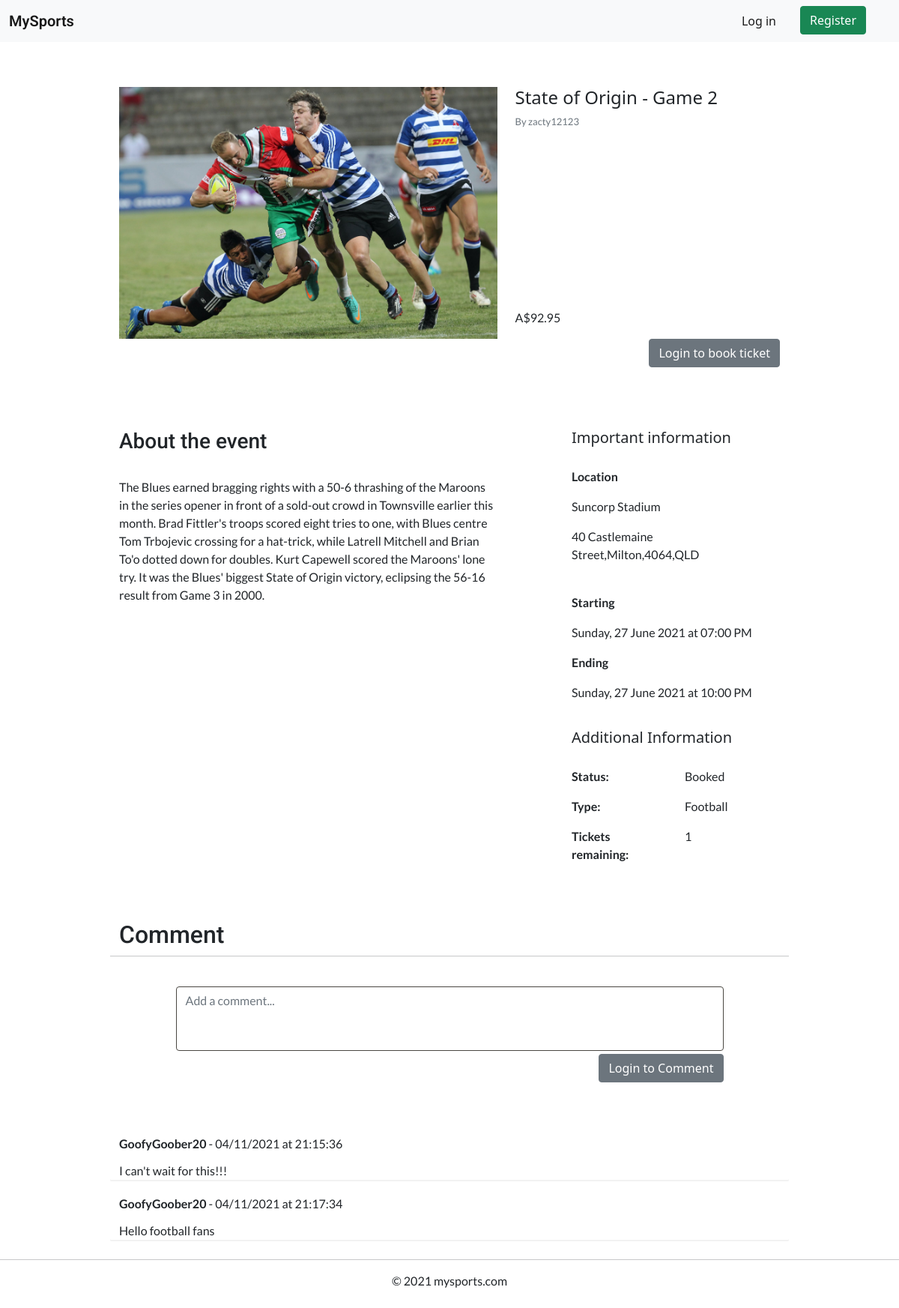
/view-details/2, run on the app's committed database.
### website/models.py (models this page shows, shortened)
class Event(db.Model):
    __tablename__ = 'events'
    event_id = db.Column(db.Integer, primary_key=True, autoincrement=True)
    title = db.Column(db.String(80))
    description = db.Column(db.String(2000))
    sport = db.Column(db.String(20))
    image = db.Column(db.String(100))
    venue = db.Column(db.String(50))
    address = db.Column(db.String(150))
    start_time = db.Column(db.DateTime())
    end_time = db.Column(db.DateTime())
    status = db.Column(db.String(15))
    tickets_total = db.Column(db.Integer())
    price = db.Column(db.Float())
    user_id = db.Column(db.Integer(), db.ForeignKey('users.user_id'))
    orders = db.relationship('Order')
    comments = db.relationship('Comment')
    @property
    def is_owner(self) -> bool:
        return (self.user == current_user)
    @property
    def user(self) -> User:
        return User.query.filter_by(user_id=self.user_id).first()
    @property
    def tickets_sold(self) -> int:
        tickets_sold = 0
        for order in self.orders:
            tickets_sold += order.ticket_quantity
        return tickets_sold
    @property
    def tickets_remaining(self) -> int:
        return self.tickets_total - self.tickets_sold
    def formatted_time(self, time:datetime):
        return '{}, {} {} {} at {}'.format(get_day(time.weekday()),
                                                time.day,
                                                get_month(time.month - 1),
                                                time.year,
                                                time.strftime("%I:%M %p"))

class User(db.Model, UserMixin):
    __tablename__='users' # good practice to specify table name
    user_id = db.Column(db.Integer, primary_key=True, autoincrement=True)
    username = db.Column(db.String(20), index=True, unique=True)
    email = db.Column(db.String(100), index=True, unique=True)
    contact_number = db.Column(db.Integer, unique=True, index=True)
    address = db.Column(db.String(100), index=True, unique=True)
    password_hash = db.Column(db.String(255), nullable=False)
    comments = db.relationship('Comment')
    events = db.relationship('Event')
    orders = db.relationship('Order')

class Order(db.Model):
    __tablename__ = 'orders'
    order_id = db.Column(db.Integer, primary_key=True, autoincrement=True)
    ticket_quantity = db.Column(db.Integer(), default=0)
    order_date = db.Column(db.DateTime())
    total_cost = db.Column(db.Float())
    user_id = db.Column(db.Integer, db.ForeignKey('users.user_id'))
    event_id = db.Column(db.Integer, db.ForeignKey('events.event_id'))
    @property
    def total_cost(self) -> float:
        return self.ticket_quantity * self.event.price

class Comment(db.Model):
    __tablename__ = 'comments'
    comment_id = db.Column(db.Integer, primary_key=True, autoincrement=True)
    text = db.Column(db.String(400))
    date_of_creation = db.Column(db.DateTime)
    user_id = db.Column(db.Integer, db.ForeignKey('users.user_id'))
    event_id = db.Column(db.Integer, db.ForeignKey('events.event_id'))
    @property
    def user(self) -> User:
        return User.query.filter_by(user_id=self.user_id).first()

### website/views.py (the view, shortened to what this page needs)
@bp.route('/view-details/<event_id>', methods=['GET', 'POST'])
def view_details(event_id):
    event:Event = Event.query.filter_by(event_id=event_id).first()
    if event is None:
        abort(404)
    set_current_event(event)
    cform = CommentForm()
    oform = OrderForm()
    oform.event_id = event_id
    return render_template('view_details.html', event=event, oform=oform, cform=cform)

### website/forms.py (shortened to what this page needs)
class CommentForm(FlaskForm):
    text = TextAreaField(label='', validators=[InputRequired(), Length(min=1, max=400)])

class OrderForm(FlaskForm):
    ticket_quantity = IntegerField(label='', validators=[InputRequired(), NumberRange(min=1)])

### website/misc.py (called while the page is built)
def set_current_event(event:Event):
    session['current_event'] = event.event_id

### website/models.py (called while the page is built)
def get_day(day:int):
    return days_of_week[day]

def get_month(month:int):
    return months[month]

### website/templates/view_details.html (shortened to what this page needs)
{% extends "base.html" %}
{% import "bootstrap/wtf.html" as wtf %}
{% block content %}
<div class="div-3"></div>
<div class="container-fluid">
  <div class="col-11 col-sm-9 mx-auto">
    <div class="row">
      <div class="col-lg-7">
        <img class="image-centered" src="{{ url_for('.download', filename=event.image) }}">
      </div>
      <div class="col-lg-5 d-flex flex-column">
        <h4>{{ event.title }}</h4>
        <p class="mylead text-muted">By {{ event.user.username }}</p>
        <div class="div-6"></div>
        <p class="mt-auto me-2">A${{ event.price }}</p>
      </div>
    </div>
    {% if not event.is_owner %}
    {% if event.status == 'booked' or event.status == 'cancelled' %}
    <p>Cannot book, event is booked or cancelled</p>
    {% elif current_user.is_authenticated %}
    <button class="btn btn-success float-right" type="button" data-bs-toggle="modal" data-bs-target="#ticketmodal">Book
      ticket</button>
    {% else %}
    <a href="{{ url_for('auth.login', next=url_for(request.endpoint, **request.view_args)) }}"
      class="btn btn-secondary float-right" id="order-button">Login to book ticket</a>
    {% endif %}
    {% endif %}
    <div class="div-6"></div>
    <div class="row">
      <div class="col-md-7">
        <h3 class="mytitle centered">About the event</h3>
        <p style="white-space: pre-line; overflow-wrap: break-word;">
          {{ event.description }}
        </p>
      </div>
      <div class="col-md-1"></div>
      <div class="col-md-4">
        <h5>Important information</h5>
        <div class="div-1"></div>
        <p><strong>Location</strong></p>
        <p style="overflow-wrap: break-word;">{{ event.venue }}</p>
        <p style="overflow-wrap: break-word;">{{ event.address }}</p>
        <br>
        <p><strong>Starting</strong></p>
        <p>{{ event.formatted_time(event.start_time) }}</p>
        <p><strong>Ending</strong></p>
        <p>{{ event.formatted_time(event.end_time) }}</p>
        <div class="div-1"></div>
        <h5>Additional Information</h5>
        <div class="div-1"></div>
        <div class="row">
          <div class="col">
            <p><strong>Status:</strong></p>
          </div>
          <div class="col">
            <p>{{ event.status }}</p>
          </div>
        </div>
        <div class="row">
          <div class="col">
            <p><strong>Type:</strong></p>
          </div>
          <div class="col">
            <p>{{ event.sport }}</p>
          </div>
        </div>
        <div class="row">
          <div class="col">
            <p><strong>Tickets remaining:</strong></p>
          </div>
          <div class="col">
            <p>{{ event.tickets_remaining }}</p>
          </div>
        </div>
      </div>
      <div class="div-3"></div>
      <h2 class="mytitle">Comment</h2>
      <hr>
      <div class="col-10 mx-auto">
        <div class="form-group">
          <form action="" method="post">
            {{ wtf.form_field(cform.text, class='form-control', style='resize: none', rows='3',
            placeholder='Add a comment...')}}
            {% if current_user.is_authenticated %}
            <button type="submit" class="btn btn-primary float-right mt-1" type="submit">Post</button>
            {% else %}
            <a href="{{ url_for('auth.login', next=url_for(request.endpoint, **request.view_args)) }}"
              class="btn btn-secondary float-right mt-1">Login to Comment</a>
            {% endif %}
          </form>
        </div>
      </div>
      <div class="div-3"></div>
      {% for comment in event.comments %}
      <div class="comment-container">
        <div class="comment-header">
          <p><strong>{{ comment.user.username }}</strong> - {{ comment.date_of_creation.strftime("%d/%m/%Y at %H:%M:%S")
            }}</p>
        </div>
        <p class="comment-text">{{ comment.text }}</p>
      </div>
      {% endfor %}
    </div>
  </div>
  {% endblock %}

### website/static/css/style.css (style rules this page uses)
.mytitle { font-family: 'Roboto', sans-serif; }
.mylead { font-family: 'Lato', sans-serif; font-size: small; }
.div-1 { padding: 10px; }
.div-3 { padding: 30px; }
.div-6 { padding: 60px; }
p { font-family: 'Lato', sans-serif; }
.form-control, .form-select { border-color: #4a4742 !important; font-family: 'Lato', sans-serif; }
body, html { height: 100%; }
.image-centered { display: block; margin-left: auto; margin-right: auto; width: 100%; }
div.comment-container p { margin-bottom: 0; }
div.comment-container { box-shadow: 0px 2px 0px 0px rgb(0 0 0 / 5%); border-radius: 0.1rem; margin: 10px 0; }
div.comment-header { margin-bottom: 12px; }
.float-right { float: right; }

### data on the page
Event: image (picture), title "State of Origin - Game 2", price "92.95", description "The Blues earned bragging rights with a 50-6 thrashing of the Maroons in the series opener in front of a sold-out crowd in Townsville earlier this month. Brad Fittler's troops scored eight tries to one, with Blues centre Tom Trbojevic crossing for a hat-trick, while Latrell Mitchell and Brian To'o dotted down for doubles. Kurt Capewell scored the Maroons' lone try. It was the Blues' biggest State of Origin victory, eclipsing the 56-16 result from Game 3 in 2000.", venue "Suncorp Stadium", address "40 Castlemaine Street,Milton,4064,QLD", formatted_time "Sunday, 27 June 2021 at 07:00 PM", formatted_time "Sunday, 27 June 2021 at 10:00 PM", status "Booked", sport "Football", tickets_remaining "1"
User: user.username "zacty12123"
Comment: user.username "GoofyGoober20", date_of_creation "04/11/2021 at 21:15:36", text "I can't wait for this!!!"
Comment: user.username "GoofyGoober20", date_of_creation "04/11/2021 at 21:17:34", text "Hello football fans"
